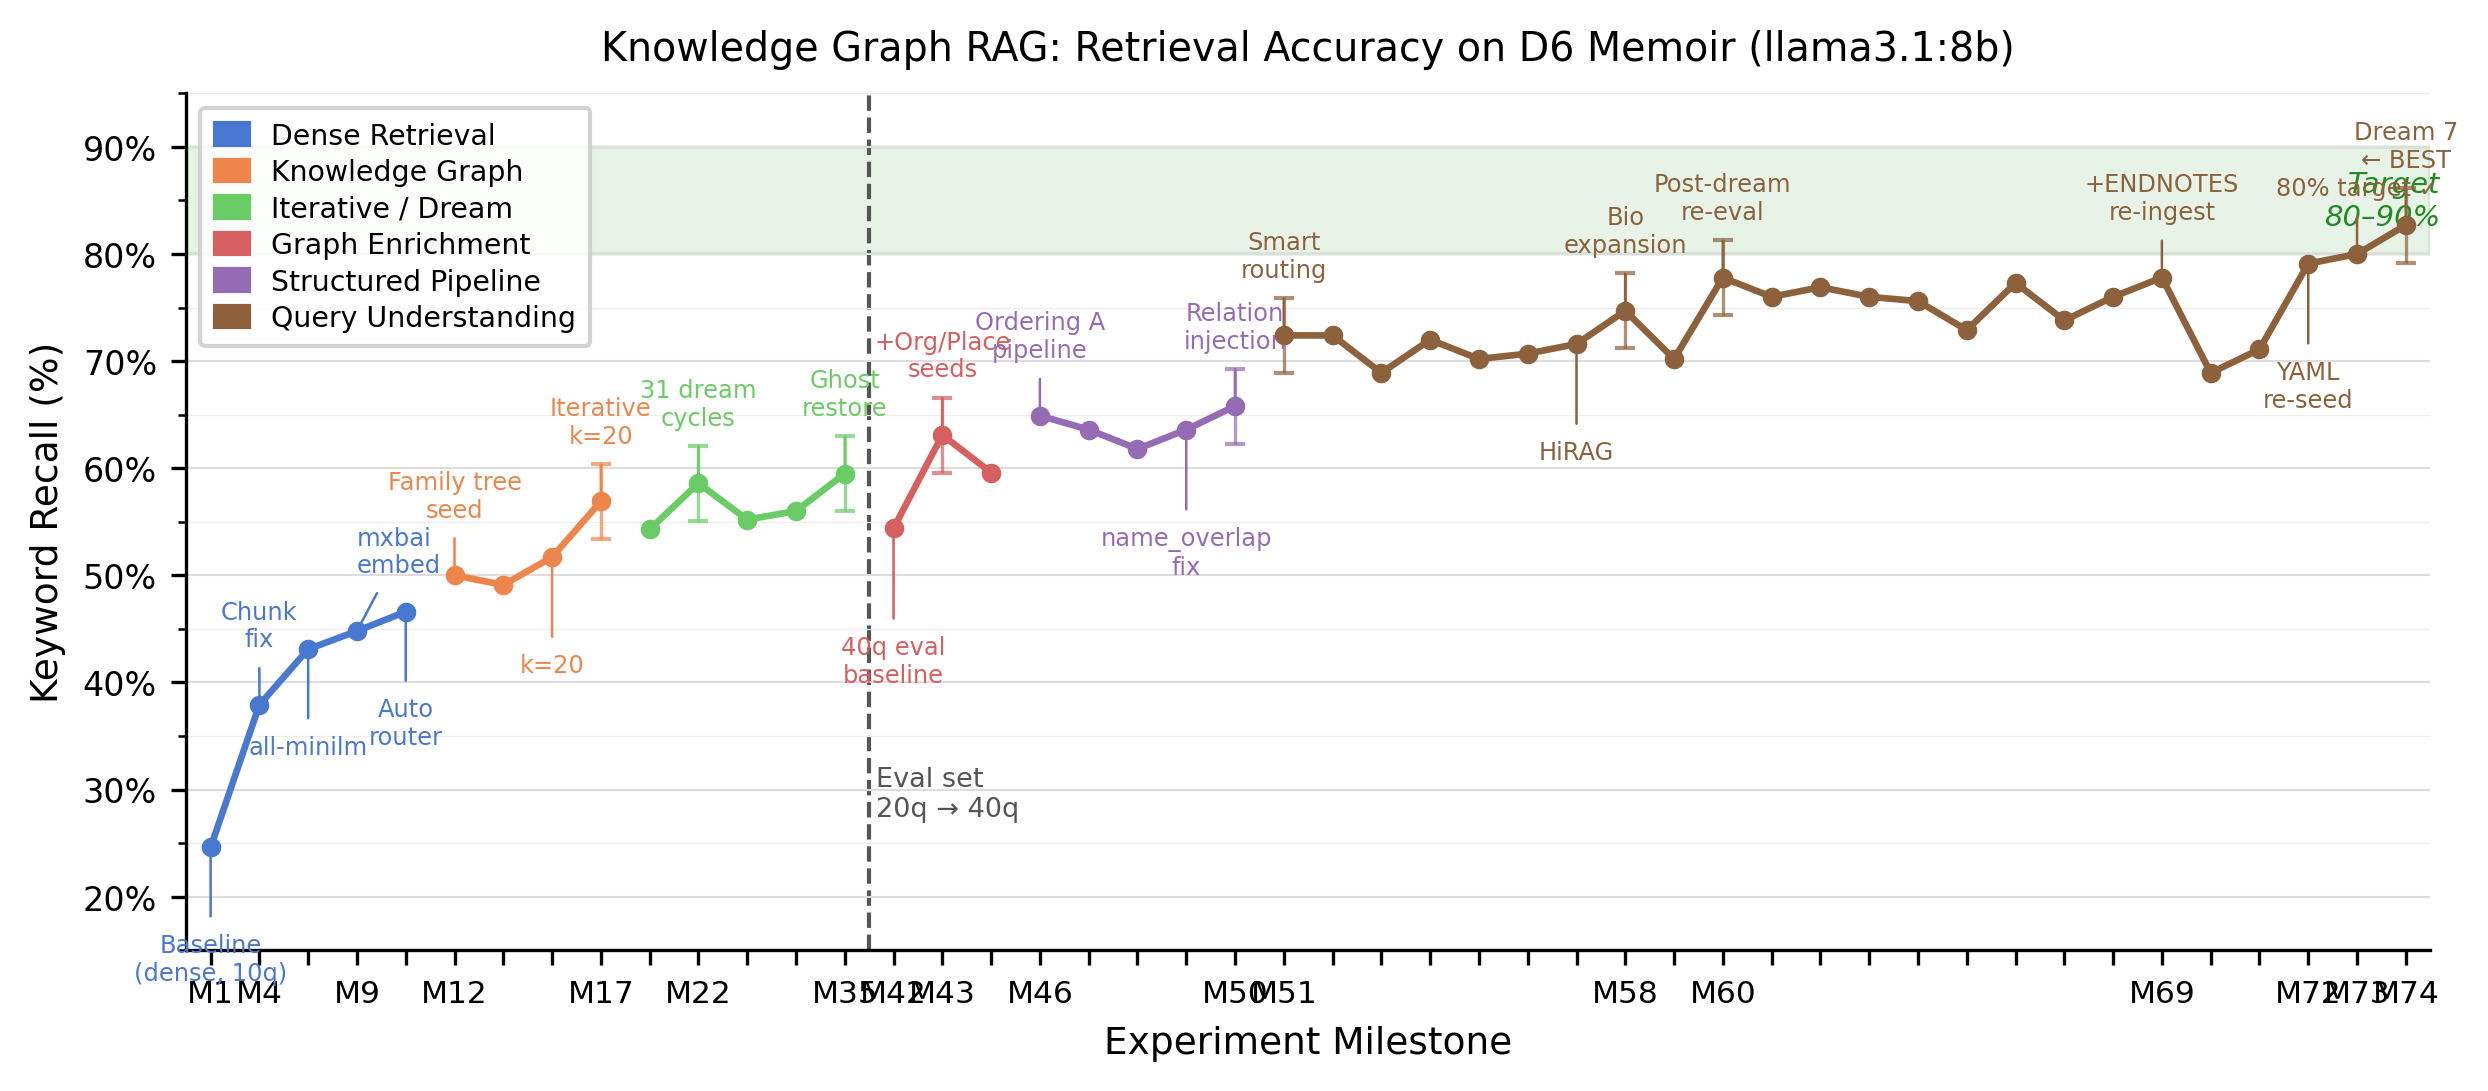

Generate this figure with Python:
"""
D6 RAG Accuracy Progress Chart — research paper figure.

Usage:
    python3 projects/kwaai-knowledge/d6_progress_chart.py

Outputs:
    projects/kwaai-knowledge/d6_progress_chart.png  (300 dpi)
    projects/kwaai-knowledge/d6_progress_chart.pdf
"""

import matplotlib
matplotlib.use("Agg")
import matplotlib.pyplot as plt
import matplotlib.patches as mpatches
import matplotlib.ticker as mticker
import numpy as np

# ---------------------------------------------------------------------------
# Data: (milestone_label, x_position, recall_pct, phase_index)
# All percentages normalised to keyword recall % (0-100).
# x positions are sequential integers; labels are short annotation strings.
# ---------------------------------------------------------------------------

# Phase colours (colourblind-friendly palette)
PHASES = [
    ("Dense Retrieval",        "#4878D0"),  # 0 — blue
    ("Knowledge Graph",        "#EE854A"),  # 1 — orange
    ("Iterative / Dream",      "#6ACC65"),  # 2 — green
    ("Graph Enrichment",       "#D65F5F"),  # 3 — red
    ("Structured Pipeline",    "#956CB4"),  # 4 — purple
    ("Query Understanding",    "#8C613C"),  # 5 — brown
]

# (label, recall%, phase_idx, annotate)
# annotate: short string shown as a callout; None = dot only
MILESTONES = [
    # Phase 0 — Dense Retrieval (20q eval, normalised to kw%)
    ("M1",  24.6, 0, "Baseline\n(dense, 10q)"),
    ("M4",  37.9, 0, "Chunk\nfix"),
    ("M5",  43.1, 0, "all-minilm"),
    ("M9",  44.8, 0, "mxbai\nembed"),
    ("M11", 46.6, 0, "Auto\nrouter"),
    # Phase 1 — Knowledge Graph
    ("M12", 50.0, 1, "Family tree\nseed"),
    ("M14", 49.1, 1, None),
    ("M16", 51.7, 1, "k=20"),
    ("M17", 56.9, 1, "Iterative\nk=20"),
    # Phase 2 — Iterative / Dream
    ("M21", 54.3, 2, None),
    ("M22", 58.6, 2, "31 dream\ncycles"),
    ("M25", 55.2, 2, None),
    ("M27", 56.0, 2, None),
    ("M35", 59.5, 2, "Ghost\nrestore"),
    # Phase 3 — Graph Enrichment (40q eval starts here)
    ("M42", 54.4, 3, "40q eval\nbaseline"),
    ("M43", 63.1, 3, "+Org/Place\nseeds"),
    ("M45", 59.6, 3, None),
    # Phase 4 — Structured Pipeline
    ("M46", 64.9, 4, "Ordering A\npipeline"),
    ("M47", 63.6, 4, None),
    ("M48", 61.8, 4, None),
    ("M49", 63.6, 4, "name_overlap\nfix"),
    ("M50", 65.8, 4, "Relation\ninjection"),
    # Phase 5 — Query Understanding
    ("M51", 72.4, 5, "Smart\nrouting"),
    ("M52", 72.4, 5, None),
    ("M53", 68.9, 5, None),
    ("M54", 72.0, 5, None),
    ("M55", 70.2, 5, None),
    ("M56", 70.7, 5, None),
    ("M57", 71.6, 5, "HiRAG"),
    ("M58", 74.7, 5, "Bio\nexpansion"),
    ("M59", 70.2, 5, None),
    ("M60", 77.8, 5, "Post-dream\nre-eval"),
    ("M61", 76.0, 5, "Fresh\nrebuild"),
    ("M62", 76.9, 5, None),
    ("M63", 76.0, 5, None),
    ("M64", 75.6, 5, None),
    ("M65", 72.9, 5, None),
    ("M66", 77.3, 5, "HiRAG\ninjection"),
    ("M67", 73.8, 5, None),
    ("M68", 76.0, 5, None),
    ("M69", 77.8, 5, "+ENDNOTES\nre-ingest"),
    ("M70", 68.9, 5, None),
    ("M71", 71.1, 5, None),
    ("M72", 79.1, 5, "YAML\nre-seed"),
    ("M73", 80.0, 5, "80% target ✓"),
    ("M74", 82.7, 5, "Dream 7\n← BEST"),
]

# Eval set change: from 20q/116kw to 40q/225kw between M35 and M42
EVAL_CHANGE_X = 14.5  # midpoint between M35 (x=13) and M42 (x=14)

# Noise floor: ±3.5pp (confirmed ±4pp spread, ~±3.5pp std)
NOISE = 3.5

# Representative points that get error bars (to avoid clutter)
ERROR_BAR_LABELS = {"M17", "M22", "M35", "M43", "M50", "M51", "M58", "M60", "M74"}

# ---------------------------------------------------------------------------
# Build arrays
# ---------------------------------------------------------------------------
xs = np.arange(len(MILESTONES), dtype=float)
ys = np.array([m[1] for m in MILESTONES])
phases = [m[2] for m in MILESTONES]

# Remap EVAL_CHANGE_X: index-based position
# M35 is index 13, M42 is index 14 → change at x = 13.5
EVAL_CHANGE_IDX = 13.5

# ---------------------------------------------------------------------------
# Figure
# ---------------------------------------------------------------------------
fig, ax = plt.subplots(figsize=(8.5, 4.2))
fig.subplots_adjust(left=0.09, right=0.97, top=0.90, bottom=0.22)

# Target band (80–90%)
ax.axhspan(80, 90, alpha=0.10, color="#228B22", zorder=0)
ax.text(len(MILESTONES) - 0.3, 85, "Target\n80–90%", va="center", ha="right",
        fontsize=7, color="#228B22", style="italic")

# Eval set change marker
ax.axvline(EVAL_CHANGE_IDX, color="#555555", linewidth=1.0, linestyle="--", zorder=1)
ax.text(EVAL_CHANGE_IDX + 0.15, 27, "Eval set\n20q → 40q",
        fontsize=6.5, color="#555555", va="bottom")

# Draw phase-coloured line segments
phase_start = 0
for i in range(1, len(MILESTONES)):
    if phases[i] != phases[phase_start] or i == len(MILESTONES) - 1:
        end = i if phases[i] != phases[phase_start] else i + 1
        seg_x = xs[phase_start:end]
        seg_y = ys[phase_start:end]
        colour = PHASES[phases[phase_start]][1]
        ax.plot(seg_x, seg_y, color=colour, linewidth=1.6, zorder=2,
                solid_capstyle="round", solid_joinstyle="round")
        phase_start = i

# Dots
for i, (label, recall, phase_idx, ann) in enumerate(MILESTONES):
    colour = PHASES[phase_idx][1]
    ax.scatter(xs[i], recall, color=colour, s=22, zorder=4, linewidths=0)

# Error bars on representative points
for i, (label, recall, phase_idx, ann) in enumerate(MILESTONES):
    if label in ERROR_BAR_LABELS:
        colour = PHASES[phase_idx][1]
        ax.errorbar(xs[i], recall, yerr=NOISE, fmt="none",
                    ecolor=colour, elinewidth=0.8, capsize=2.5, zorder=3, alpha=0.7)

# Annotations (callouts above/below key milestones)
# (milestone_index, y_offset, ha)
ANNO_POS = {
    "M1":  (-8,  "center"),
    "M4":  (+5,  "center"),
    "M5":  (-8,  "center"),
    "M9":  (+5,  "left"),
    "M11": (-8,  "center"),
    "M12": (+5,  "center"),
    "M16": (-9,  "center"),
    "M17": (+5,  "center"),
    "M22": (+5,  "center"),
    "M35": (+5,  "center"),
    "M42": (-10, "center"),
    "M43": (+5,  "center"),
    "M46": (+5,  "center"),
    "M49": (-9,  "center"),
    "M50": (+5,  "center"),
    "M51": (+5,  "center"),
    "M57": (-9,  "center"),
    "M58": (+5,  "center"),
    "M60": (+5,  "center"),
    "M69": (+5,  "center"),
    "M72": (-9,  "center"),
    "M73": (+5,  "center"),
    "M74": (+5,  "center"),
}

for i, (label, recall, phase_idx, ann) in enumerate(MILESTONES):
    if ann and label in ANNO_POS:
        y_off, ha = ANNO_POS[label]
        colour = PHASES[phase_idx][1]
        ax.annotate(
            ann,
            xy=(xs[i], recall),
            xytext=(xs[i], recall + y_off),
            ha=ha, va="top" if y_off < 0 else "bottom",
            fontsize=5.8,
            color=colour,
            arrowprops=dict(arrowstyle="-", color=colour, lw=0.6),
        )

# Axes
ax.set_xlim(-0.5, len(MILESTONES) - 0.5)
ax.set_ylim(15, 95)
ax.set_ylabel("Keyword Recall (%)", fontsize=9)
ax.set_xlabel("Experiment Milestone", fontsize=9)

# X-tick labels: major milestones only
tick_labels = [m[0] if m[0] in {
    "M1", "M4", "M9", "M12", "M17", "M22", "M35",
    "M42", "M43", "M46", "M50", "M51", "M58", "M60",
    "M69", "M72", "M73", "M74"
} else "" for m in MILESTONES]
ax.set_xticks(xs)
ax.set_xticklabels(tick_labels, fontsize=7.5, rotation=0)

ax.yaxis.set_major_formatter(mticker.FormatStrFormatter("%d%%"))
ax.yaxis.set_major_locator(mticker.MultipleLocator(10))
ax.yaxis.set_minor_locator(mticker.MultipleLocator(5))
ax.tick_params(axis="y", labelsize=8)

# Spine cleanup
ax.spines["top"].set_visible(False)
ax.spines["right"].set_visible(False)
ax.grid(axis="y", color="#DDDDDD", linewidth=0.5, zorder=0)
ax.grid(axis="y", which="minor", color="#EEEEEE", linewidth=0.3, zorder=0)

# Legend
legend_patches = [
    mpatches.Patch(color=PHASES[i][1], label=PHASES[i][0])
    for i in range(len(PHASES))
]
ax.legend(
    handles=legend_patches,
    loc="upper left",
    fontsize=6.8,
    framealpha=0.85,
    edgecolor="#CCCCCC",
    handlelength=1.2,
    handleheight=0.8,
    borderpad=0.5,
    labelspacing=0.3,
)

# Title
ax.set_title(
    "Knowledge Graph RAG: Retrieval Accuracy on D6 Memoir (llama3.1:8b)",
    fontsize=9.5, pad=8
)

# ---------------------------------------------------------------------------
# Save
# ---------------------------------------------------------------------------
out_base = "projects/kwaai-knowledge/d6_progress_chart"
fig.savefig(out_base + ".png", dpi=300, bbox_inches="tight")
fig.savefig(out_base + ".pdf", bbox_inches="tight")
print(f"Saved {out_base}.png and {out_base}.pdf")
